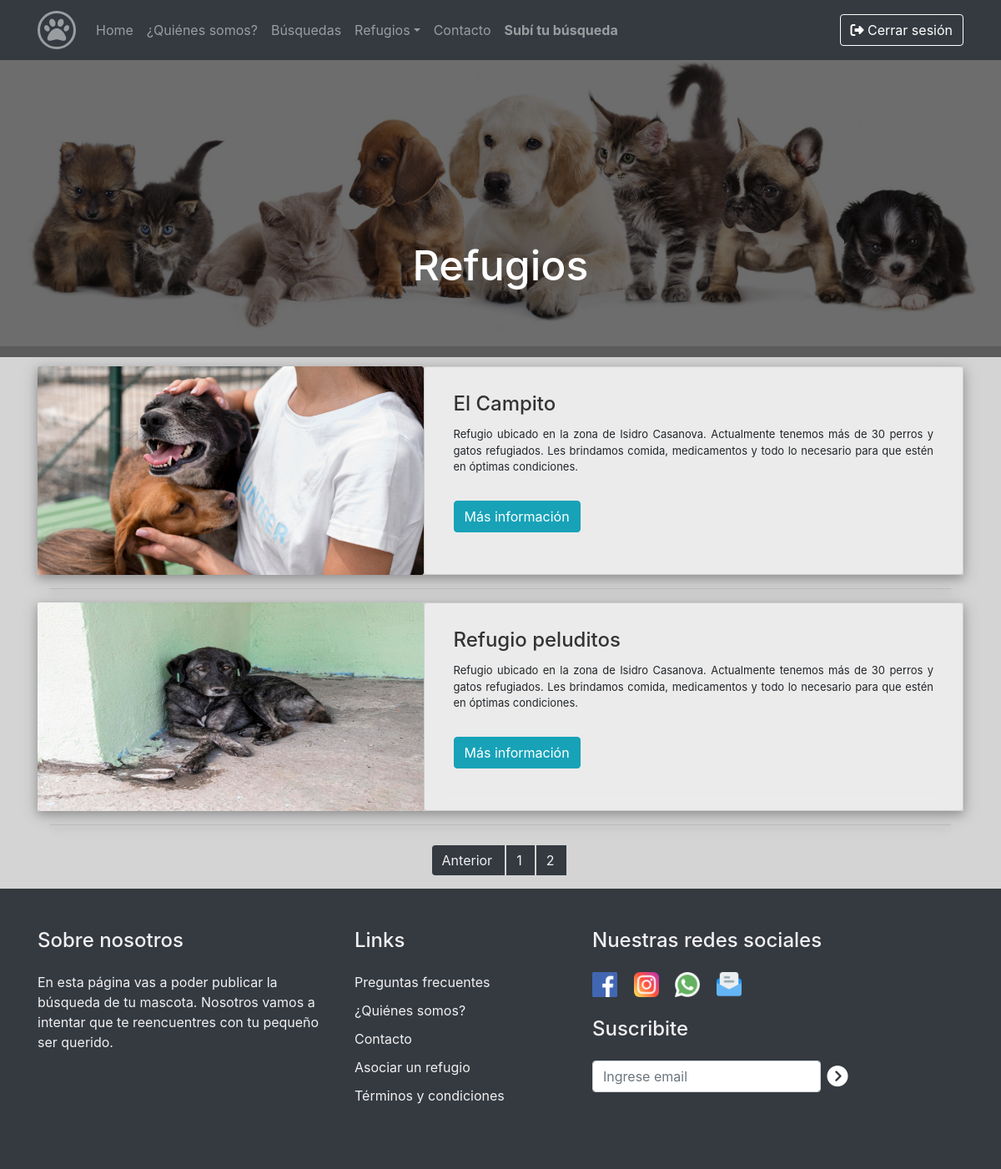
The app's page /refugios/?page=2 (signed in) with its own data.
### refugios/models.py (models this page shows, shortened)
class Refugio(models.Model):
    nombre = models.CharField(max_length=50)
    direccion = models.CharField(max_length=40, verbose_name="Domicilio")
    cp = models.IntegerField(verbose_name="Código Postal")
    localidad = models.CharField(max_length=40)
    provincia = models.CharField(max_length=40)
    telefono = models.IntegerField(verbose_name="Teléfono")
    codigoArea = models.IntegerField(verbose_name="Prefijo")
    celular = models.IntegerField(verbose_name="Celular")
    email = models.EmailField(verbose_name="Correo electrónico")
    confirmacionEmail = models.EmailField (verbose_name="Repita Correo electrónico")
    facebook = models.CharField(max_length=40, blank=True, null = True)
    instagram = models.CharField(max_length=40, blank=True, null = True)
    foto_refugio = models.ImageField(upload_to="refugios")
    descripcion = models.TextField()

### principal/views.py (the view)
# urls.py: path('refugios/', views.refugios),
def refugios(request):
    refugios = Refugio.objects.all()
    newsletter = NewsletterForm()
    if request.method == 'POST':
        formularioNewsletter = NewsletterForm(data=request.POST)
        if formularioNewsletter.is_valid():
            formularioNewsletter.save()
        else:
            newsletter = formularioNewsletter
    paginator = Paginator(refugios, 3)
    page_number = request.GET.get('page')
    page_obj = paginator.get_page(page_number)
    return render(request, "principal/refugios.html",{'page_obj': page_obj, 'page_number': page_number,'refugios': refugios,'newsletter': newsletter})

### principal/forms.py
class NewsletterForm(forms.ModelForm):
    email_newsletter = forms.CharField(widget=forms.EmailInput(attrs={'type':"email", 'class':"form-control", 'placeholder':"Ingrese email", 'aria-label':"Recipient's username", 'aria-describedby':"button-addon2",}))
    class Meta:
        model = Newsletter
        fields = ['email_newsletter',]

### principal/templates/principal/refugios.html (shortened to what this page needs)
{% extends "principal/index.html" %}
{% load static %}
{% block content %}
<br>
<div class="mt-4 contenedor_imagen pr-0 " >
  <div class="text-center fondo_banner p-0">
      <h1 class="texto_banner"> Refugios</h1>
  </div>
<img src="{% static 'principal/img/429416-svetik_2560x1440.jpg' %}" class="imagen_banner">
</div>
<div class="container mt-4 mb-4 pr15 pl15" >
        {% for refugio in page_obj %}
        <div class="row b-s">
            <div class="col-lg-5 contenedor_card">
                <img src="{{refugio.foto_refugio.url}}" class="card-img imagen_refugio" alt="..." >
            </div>
            <div class="col-lg-7 contenedor_card">
                <div class="card col-md-12 bloque_refugio">
                <div class="card-body">
                    <h4 class="card-title titulo_card">{{refugio.nombre}} </h4>
                    <p class="card-text descripcion_refugio">
                        {{refugio.descripcion}}
                    </p>
                    <div class="boton_info">
                    <a href='{{refugio.id}}/' class="btn btn-md btn-info"  >Más información</a>
                    </div>
                  </div>
                </div>
            </div>
        </div>
        <hr class="b-s">
        {% endfor %}
          </div>
  <nav aria-label="Page navigation example">
    <ul class="pagination justify-content-center">
      <li class="page-item">
        {% if page_obj.has_previous %}
          <a class="page-link paginacion" href="?page={{ page_obj.previous_page_number }}" aria-label="Previous">
          <span aria-hidden="true" class="paginacion">Anterior</span>
          </a>
        {% endif %}
      </li>
        {% for i in page_obj.paginator.page_range %}
        <li class="page-item ">
          <a class="page-link paginacion" href="?page={{ i }}">  <span class="paginacion"> {{ i }} </span></a>
        </li>
        {% endfor %}
    </ul>
  </nav>
{% endblock %}

### principal/static/principal/css/styles.css (style rules this page uses)
.imagen_banner { width: 100%; background-repeat:no-repeat; }
.contenedor_imagen { padding-right: 0px !important; padding-left: 0px !important; position: relative; }
.fondo_banner { background: rgba(12, 12, 12, 0.6); position: absolute; width: 100%; }
.texto_banner { width: 100%; color: white; padding-top: 20%; font-weight: 500; position: relative; font-size: 50px; }
.b-s { box-shadow: 0 4px 10px 0 rgb(0 0 0 / 20%), 0 4px 20px 0 rgb(0 0 0 / 19%)!important ; }
.page-link { color: black !important; }
.descripcion_refugio { font-size: 13px; margin-bottom: 30px; text-align: justify; }
.imagen_refugio { height: 250px; }
.bloque_refugio { padding: 10px; background-color: rgba(253, 253, 253, 0.568) !important; backdrop-filter: blur(10px) !important; }
.contenedor_card { padding-left: 0px !important; padding-right: 0px !important; }
.pl15 { padding-left: 30px !important; }
.pr15 { padding-right: 30px !important; }
.paginacion { background-color: #343a40 !important; color: #F2F0F2 !important; border: 0px !important; margin-right: 3px !important; }
.titulo_card { color:rgb(51, 51, 51) }
@media (min-width: 1200px) { .fondo_banner { height: 380px; } }
@media (min-width: 1200px) { .bloque_refugio { height: 250px; } }

### records on screen
Refugio: foto_refugio (picture), nombre "El Campito", descripcion "Refugio ubicado en la zona de Isidro Casanova. Actualmente tenemos más de 30 perros y gatos refugiados. Les brindamos comida, medicamentos y todo lo necesario para que estén en óptimas condiciones."
Refugio: foto_refugio (picture), nombre "Refugio peluditos", descripcion "Refugio ubicado en la zona de Isidro Casanova. Actualmente tenemos más de 30 perros y gatos refugiados. Les brindamos comida, medicamentos y todo lo necesario para que estén en óptimas condiciones."

### other values on screen
{{ i }} "1" "2"
